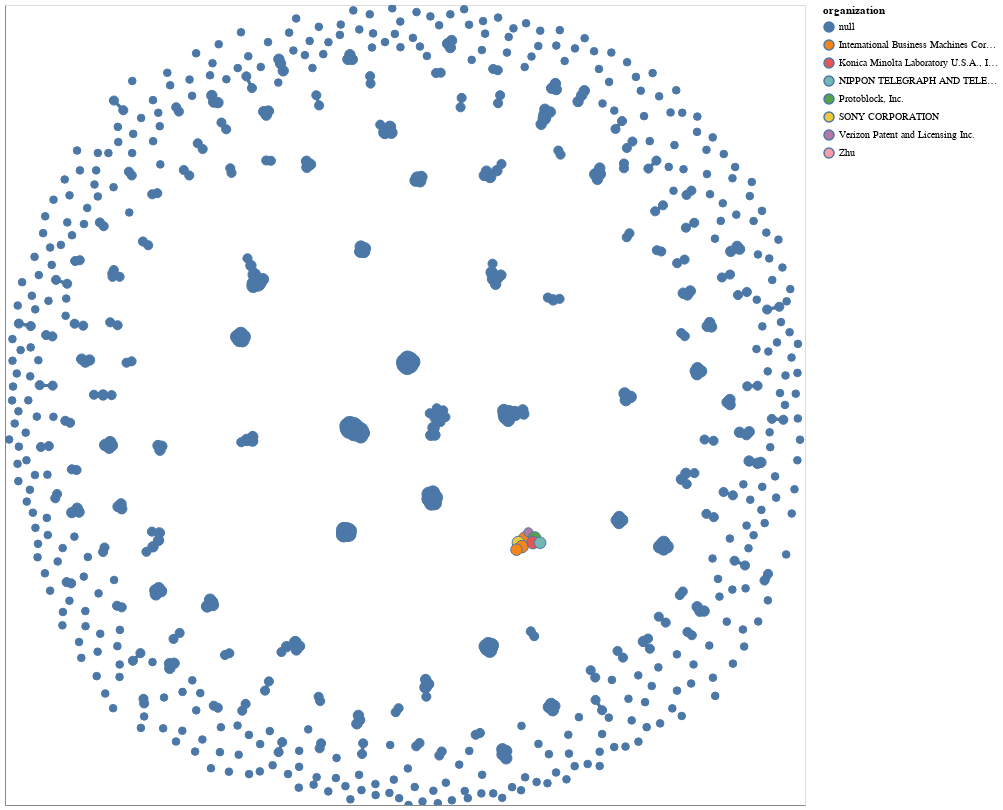

Notebook code for this chart:
### Code cell
alt.data_transformers.disable_max_rows()
chart = nxa.draw_networkx(
    citsim_graph,
    node_color='organization',
    #cmap='viridis',
    edge_color= 'edge_colors',
    node_size='centrality',
    node_tooltip = ["organization", "patent_id", "patent_title"],
    width = 3
).properties(
    width=800,
    height=800
).interactive()
chart

### Figure 1 — Vega-Lite specification as saved in the notebook (floating-point values rounded to 4 significant figures; data arrays with more than 128 entries replaced by an {"elided": "..."} marker saying what was removed)
{"config": {"view": {"continuousWidth": 400, "continuousHeight": 300}}, "layer": [{"data": {"name": "data-54513ee76dceedbc38b2fc5ab0e95e5b"}, "mark": {"type": "line", "opacity": 1, "strokeWidth": 3}, "encoding": {"color": {"type": "nominal", "field": "edge_colors", "legend": null}, "detail": {"type": "quantitative", "field": "edge"}, "x": {"type": "quantitative", "axis": {"grid": false, "labels": false, "ticks": false, "title": ""}, "field": "x"}, "y": {"type": "quantitative", "axis": {"grid": false, "labels": false, "ticks": false, "title": ""}, "field": "y"}}, "selection": {"selector001": {"type": "interval", "bind": "scales", "encodings": ["x", "y"]}}}, {"data": {"name": "data-e28ecaa43ff3ef95f5ee56342dcad50d"}, "mark": {"type": "line", "color": "black", "opacity": 1, "strokeWidth": 2}, "encoding": {"detail": {"type": "quantitative", "field": "edge"}, "x": {"type": "quantitative", "axis": {"grid": false, "labels": false, "ticks": false}, "field": "x"}, "y": {"type": "quantitative", "axis": {"grid": false, "labels": false, "ticks": false}, "field": "y"}}}, {"data": {"name": "data-219630d62766ff3d7f2b43228322cec7"}, "mark": {"type": "point", "opacity": 1, "strokeWidth": 1.0}, "encoding": {"fill": {"type": "nominal", "field": "organization"}, "size": {"type": "quantitative", "field": "centrality", "legend": null}, "tooltip": [{"type": "nominal", "field": "organization"}, {"type": "nominal", "field": "patent_id"}, {"type": "nominal", "field": "patent_title"}], "x": {"type": "quantitative", "axis": {"grid": false, "labels": false, "ticks": false}, "field": "x"}, "y": {"type": "quantitative", "axis": {"grid": false, "labels": false, "ticks": false}, "field": "y"}}}], "height": 800, "width": 800, "$schema": "https://vega.github.io/schema/vega-lite/v4.8.1.json", "datasets": {"data-54513ee76dceedbc38b2fc5ab0e95e5b": {"elided": "3514 records"}, "data-e28ecaa43ff3ef95f5ee56342dcad50d": {"elided": "3514 records"}, "data-219630d62766ff3d7f2b43228322cec7": {"elided": "759 records"}}}
